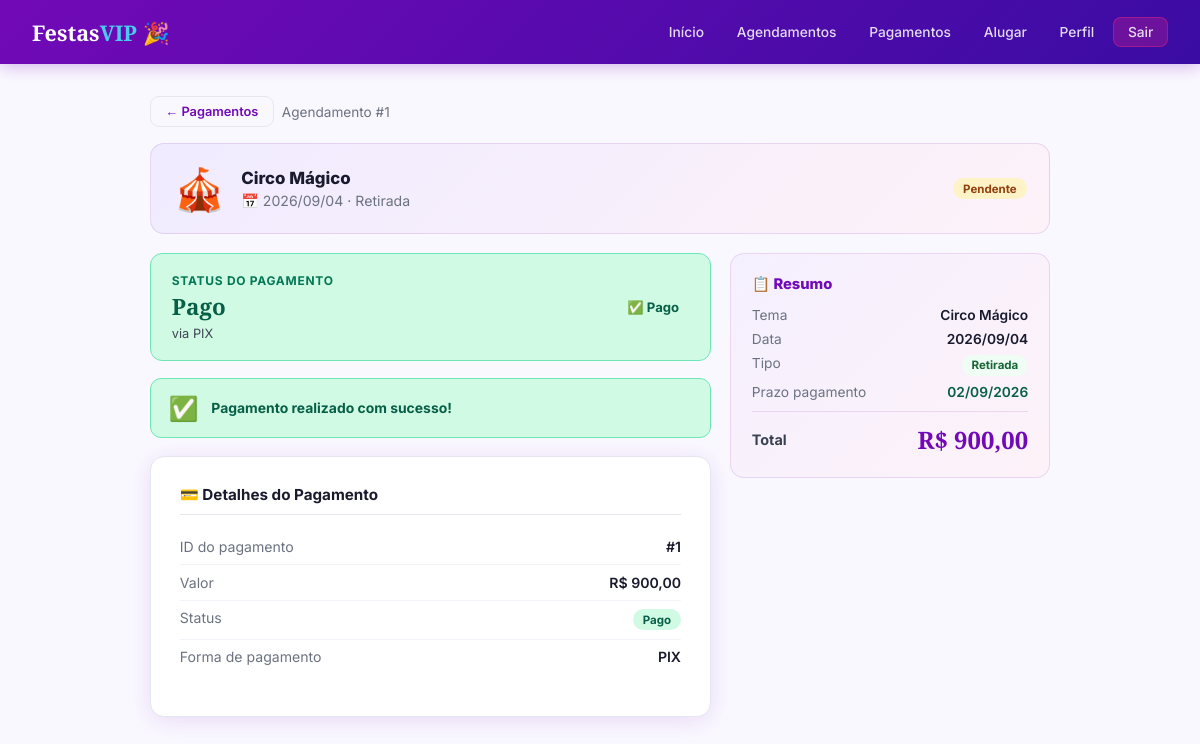
Screenshot of /meu-pagamento/1 (signed in) with the database file from the repository.
### tables this page shows
CREATE TABLE agendamentos (
                id                  INTEGER PRIMARY KEY AUTOINCREMENT,
                cliente_id          INTEGER NOT NULL,
                tema_id             INTEGER NOT NULL,
                tema_nome           TEXT    NOT NULL,
                data_evento         DATE    NOT NULL,
                valor_total         REAL    NOT NULL DEFAULT 0.0,
                status              TEXT    NOT NULL DEFAULT 'Pendente',
                entrega_retirada    TEXT    NOT NULL DEFAULT 'Retirada',
                motivo_cancelamento TEXT,
                observacoes         TEXT,
                criado_em           DATETIME DEFAULT CURRENT_TIMESTAMP,
                FOREIGN KEY (cliente_id) REFERENCES clientes(id),
                FOREIGN KEY (tema_id)    REFERENCES temas(id)
            );

CREATE TABLE temas (
                id             INTEGER PRIMARY KEY AUTOINCREMENT,
                nome           TEXT    NOT NULL,
                descricao      TEXT,
                itens_inclusos TEXT,
                valor          REAL    DEFAULT 0.0,
                emoji          TEXT    DEFAULT '🎉',
                cor            TEXT    DEFAULT '#a29bfe',
                imagens        TEXT    DEFAULT '',
                ativo          INTEGER DEFAULT 1,
                criado_em      DATETIME DEFAULT CURRENT_TIMESTAMP
            );

CREATE TABLE pagamentos (
                id                INTEGER PRIMARY KEY AUTOINCREMENT,
                agendamento_id    INTEGER NOT NULL UNIQUE,
                valor             REAL    NOT NULL DEFAULT 0.0,
                status            TEXT    NOT NULL DEFAULT 'Pendente',
                forma_pagamento   TEXT,
                valor_reembolso   REAL    DEFAULT 0.0,
                criado_em         DATETIME DEFAULT CURRENT_TIMESTAMP,
                FOREIGN KEY (agendamento_id) REFERENCES agendamentos(id)
            );

### controllers/__init__.py (the view)
@cliente_bp.route("/meu-pagamento/<int:ag_id>")
@login_required
def meu_pagamento(ag_id):
    ag = Agendamento.buscar_por_id(ag_id)
    if not ag or ag.cliente_id != session["cliente_id"]:
        flash("Agendamento não encontrado.", "erro")
        return redirect(url_for("cliente.meus_agendamentos"))
    pag     = Pagamento.buscar_por_agendamento(ag_id)
    entrega = Entrega.buscar_por_agendamento(ag_id)
    tema    = Tema.buscar_por_id(ag.tema_id)
    fps     = FormaPagamento.listar_ativas()
    from datetime import date, timedelta
    data_evento = date.fromisoformat(ag.data_evento)
    prazo_pag   = data_evento - timedelta(days=2)
    hoje        = date.today()
    prazo_ok    = hoje <= prazo_pag
    dias_restantes = (prazo_pag - hoje).days
    return render_template(
        "cliente/meu_pagamento.html",
        ag=ag, pag=pag, entrega=entrega, tema=tema, fps=fps,
        prazo_pag=prazo_pag.strftime("%d/%m/%Y"),
        prazo_ok=prazo_ok,
        dias_restantes=dias_restantes,
    )

### controllers/__init__.py (called while the page is built)
def login_required(f):
    @wraps(f)
    def decorated(*args, **kwargs):
        if "cliente_id" not in session:
            return redirect(url_for("cliente.index"))
        return f(*args, **kwargs)
    return decorated

### database.py (called while the page is built)
    @classmethod
    def connect(cls) -> sqlite3.Connection:
        conn = sqlite3.connect(cls._path)
        conn.row_factory = sqlite3.Row
        conn.execute("PRAGMA foreign_keys = ON")
        return conn

### models/__init__.py (called while the page is built)
    @classmethod
    def buscar_por_id(cls, tema_id: int) -> Optional["Tema"]:
        conn = Database.connect()
        row  = conn.execute("SELECT * FROM temas WHERE id=?", (tema_id,)).fetchone()
        conn.close()
        return cls._from_row(row) if row else None

    @classmethod
    def _from_row(cls, row) -> "Tema":
        d = dict(row)
        return cls(
            id             = d["id"],
            nome           = d["nome"],
            descricao      = d.get("descricao", ""),
            itens_inclusos = d.get("itens_inclusos", ""),
            valor          = d.get("valor", 0.0),
            emoji          = d.get("emoji", "🎉"),
            cor            = d.get("cor", "#a29bfe"),
            imagens        = d.get("imagens", ""),
            ativo          = bool(d.get("ativo", 1)),
            criado_em      = d.get("criado_em", ""),
        )

    @classmethod
    def buscar_por_agendamento(cls, agendamento_id: int) -> Optional["Pagamento"]:
        conn = Database.connect()
        row  = conn.execute("SELECT * FROM pagamentos WHERE agendamento_id=?", (agendamento_id,)).fetchone()
        conn.close()
        return cls._from_row(row) if row else None

    @classmethod
    def _from_row(cls, row) -> "Pagamento":
        d = dict(row)
        return cls(
            id              = d["id"],
            agendamento_id  = d["agendamento_id"],
            valor           = d.get("valor", 0.0),
            status          = d.get("status", StatusPagamento.PENDENTE),
            forma_pagamento = d.get("forma_pagamento"),
            valor_reembolso = d.get("valor_reembolso", 0.0),
            criado_em       = d.get("criado_em"),
        )

    @classmethod
    def buscar_por_id(cls, ag_id: int) -> Optional["Agendamento"]:
        conn = Database.connect()
        row  = conn.execute("SELECT * FROM agendamentos WHERE id=?", (ag_id,)).fetchone()
        conn.close()
        return cls._from_row(row) if row else None

### templates/cliente/meu_pagamento.html (shortened to what this page needs)
{% extends 'base.html' %}
{% block content %}
{% set tipo_emoji = {'pix':'⚡','debito':'💳','credito':'💳','dinheiro':'💵','ted':'🏦','outro':'💰'} %}
<div class="mb-4 flex gap-2 items-center">
    <a href="{{ url_for('cliente.meus_pagamentos') }}" class="btn btn-secondary btn-sm">← Pagamentos</a>
    <span class="text-muted text-sm">Agendamento #{{ ag.id }}</span>
</div>
<div class="ag-banner">
    <span class="ag-banner-emoji">{{ tema.emoji if tema else '🎉' }}</span>
    <div class="ag-banner-info">
        <div class="ag-banner-nome">{{ ag.tema_nome }}</div>
        <div class="ag-banner-data">📅 {{ ag.data_evento | replace('-','/') }} · {{ ag.entrega_retirada }}</div>
    </div>
    <span class="badge badge-{{ ag.status }}">{{ ag.status }}</span>
</div>
<div class="pag-layout">
    <div>
        {% if pag %}
        <div class="pag-status-card {{ pag.status | lower }}">
            <div>
                <div class="psc-label">Status do pagamento</div>
                <div class="psc-val">{{ pag.status }}</div>
                {% if pag.forma_pagamento %}
                <div style="font-size:.8rem;margin-top:.2rem;opacity:.8">via {{ pag.forma_pagamento }}</div>
                {% endif %}
            </div>
            <span class="badge badge-{{ pag.status }}" style="font-size:.82rem">
                {{ '✅ Pago' if pag.status == 'Pago' else ('💸 Reembolsado' if pag.status == 'Reembolsado' else '⏳ Aguardando pagamento') }}
            </span>
        </div>
        {% endif %}
        <div class="prazo-box {{ 'ok' if prazo_ok else 'vencido' }}">
            <span class="pb-icon">{{ '✅' if pag and pag.status == 'Pago' else ('⚠️' if not prazo_ok else '⏰') }}</span>
            <div>
                {% if pag and pag.status == 'Pago' %}
                    <strong>Pagamento realizado com sucesso!</strong>
                {% elif not prazo_ok %}
                    <strong>Prazo expirado.</strong> O pagamento devia ser feito até {{ prazo_pag }}.
                {% else %}
                    <strong>Pague até {{ prazo_pag }}</strong> ({{ dias_restantes }} dia{{ 's' if dias_restantes != 1 }})
                    — 2 dias antes da data do evento.
                {% endif %}
            </div>
        </div>
        <div class="card mb-4">
            <div class="card-title" style="font-weight:700;font-size:.95rem;margin-bottom:.9rem;padding-bottom:.6rem;border-bottom:1px solid #e5e7f0">
                💳 Detalhes do Pagamento
            </div>
            <table class="detalhe-table">
                <tr><td>ID do pagamento</td><td>#{{ pag.id if pag else '—' }}</td></tr>
                <tr><td>Valor</td><td>R$ {{ "%.2f" | format(ag.valor_total) | replace(".",",") }}</td></tr>
                <tr><td>Status</td><td><span class="badge badge-{{ pag.status if pag else 'Pendente' }}">{{ pag.status if pag else 'Pendente' }}</span></td></tr>
                <tr><td>Forma de pagamento</td><td>{{ pag.forma_pagamento if pag and pag.forma_pagamento else '—' }}</td></tr>
            </table>
        </div>
    </div>
    <div class="resumo-card">
        <div class="resumo-titulo">📋 Resumo</div>
        <div class="resumo-linha">
            <span class="rl-l">Tema</span>
            <span class="rl-v">{{ ag.tema_nome }}</span>
        </div>
        <div class="resumo-linha">
            <span class="rl-l">Data</span>
            <span class="rl-v">{{ ag.data_evento | replace('-','/') }}</span>
        </div>
        <div class="resumo-linha">
            <span class="rl-l">Tipo</span>
            <span class="rl-v"><span class="badge badge-{{ ag.entrega_retirada }}">{{ ag.entrega_retirada }}</span></span>
        </div>
        <div class="resumo-linha">
            <span class="rl-l">Prazo pagamento</span>
            <span class="rl-v" style="color:{{ '#065f46' if prazo_ok else '#991b1b' }}">{{ prazo_pag }}</span>
        </div>
        <hr class="resumo-sep">
        <div class="resumo-total">
            <span class="rt-label">Total</span>
            <span class="rt-valor">R$ {{ "%.2f" | format(ag.valor_total) | replace(".",",") }}</span>
        </div>
    </div>
</div>
{% endblock %}

### templates/base.html (style rules this page uses)
*,*::before,*::after { box-sizing:border-box;margin:0;padding:0 }
:root { --rosa:#f72585;--roxo:#7209b7;--azul:#3a0ca3;--ciano:#4cc9f0;--off:#faf8ff;--cinza:#6b7280;--borda:#e5e7f0;--shadow:0 4px 24px rgba(114,9,183,.12);--r:14px }
body { font-family:'Inter',sans-serif;background:var(--off);color:#1a1a2e;min-height:100vh }
.card { background:#fff;border-radius:var(--r);box-shadow:var(--shadow);padding:1.8rem;border:1px solid var(--borda) }
.btn { display:inline-flex;align-items:center;justify-content:center;gap:.4rem;padding:.72rem 1.5rem;border-radius:9px;font-family:'Inter',sans-serif;font-size:.9rem;font-weight:600;cursor:pointer;border:none;text-decoration:none;transition:all .2s }
.btn-secondary { background:var(--off);color:var(--roxo);border:1.5px solid var(--borda) }
.btn-sm { padding:.45rem .9rem;font-size:.8rem }
.badge { display:inline-flex;align-items:center;padding:.2rem .62rem;border-radius:20px;font-size:.72rem;font-weight:700;white-space:nowrap }
.badge-Pendente { background:#fef3c7;color:#92400e }
.badge-Pago { background:#d1fae5;color:#065f46 }
.badge-Retirada { background:#f0fdf4;color:#166534 }
.mb-4 { margin-bottom:1rem }
.flex { display:flex }
.items-center { align-items:center }
.gap-2 { gap:.5rem }
.text-muted { color:var(--cinza);font-size:.85rem }

### templates/cliente/meu_pagamento.html (style rules this page uses)
.pag-layout { display:grid;grid-template-columns:1fr 320px;gap:1.2rem;align-items:start }
.ag-banner { background:linear-gradient(135deg,#f0ebff,#fdf2f8); border:1.5px solid rgba(114,9,183,.12); border-radius:14px;padding:1.2rem 1.4rem; display:flex;align-items:center;gap:1rem;margin-bottom:1.2rem; }
.ag-banner-emoji { font-size:2.6rem }
.ag-banner-info { flex:1 }
.ag-banner-nome { font-weight:800;font-size:1.05rem;color:#1a1a2e;margin-bottom:.2rem }
.ag-banner-data { font-size:.88rem;color:#6b7280 }
.prazo-box { border-radius:11px;padding:.9rem 1.1rem; display:flex;align-items:center;gap:.8rem; margin-bottom:1.1rem; font-size:.87rem;font-weight:500; }
.prazo-box.ok { background:#d1fae5;border:1.5px solid #6ee7b7;color:#065f46 }
.prazo-box .pb-icon { font-size:1.5rem;flex-shrink:0 }
.pag-status-card { border-radius:12px;padding:1.2rem 1.3rem; display:flex;justify-content:space-between;align-items:center; margin-bottom:1.1rem;flex-wrap:wrap;gap:.8rem; }
.pag-status-card.pago { background:#d1fae5;border:1.5px solid #6ee7b7 }
.psc-label { font-size:.75rem;font-weight:700;text-transform:uppercase;letter-spacing:.06em;margin-bottom:.2rem }
.psc-val { font-family:'Playfair Display',serif;font-size:1.4rem;font-weight:900 }
.pago .psc-label { color:#047857 }
.pago .psc-val { color:#065f46 }
.detalhe-table { width:100%;border-collapse:collapse;font-size:.88rem;margin-bottom:.8rem }
.detalhe-table td { padding:.55rem 0;border-bottom:1px solid #f1f5f9;vertical-align:top }
.detalhe-table td:first-child { color:#6b7280;width:45% }
.detalhe-table td:last-child { font-weight:600;color:#1a1a2e;text-align:right }
.detalhe-table tr:last-child td { border-bottom:none }
.resumo-card { background:linear-gradient(135deg,#f5f0ff,#fdf2f8); border:1.5px solid rgba(114,9,183,.12);border-radius:14px;padding:1.3rem; position:sticky;top:80px; }
.resumo-titulo { font-weight:800;font-size:.92rem;color:#7209b7;margin-bottom:.9rem }
.resumo-linha { display:flex;justify-content:space-between;font-size:.86rem;margin-bottom:.5rem }
.resumo-linha .rl-l { color:#6b7280 }
.resumo-linha .rl-v { font-weight:600;color:#1a1a2e }
.resumo-sep { border:none;border-top:1px solid rgba(114,9,183,.12);margin:.7rem 0 }
.resumo-total { display:flex;justify-content:space-between;align-items:center }
.rt-label { font-weight:700;font-size:.9rem;color:#374151 }
.rt-valor { font-family:'Playfair Display',serif;font-size:1.5rem;font-weight:900;color:#7209b7 }

### rows the page displays
agendamentos: id "1", tema_nome "Circo Mágico", data_evento "2026/09/04", entrega_retirada "Retirada", status "Pendente", valor_total "900,00"
temas: emoji "🎪"
pagamentos: status "Pago", forma_pagamento "PIX", status "✅ Pago", status "✅", id "1"

### other values shown
{{ prazo_pag }} "02/09/2026"
